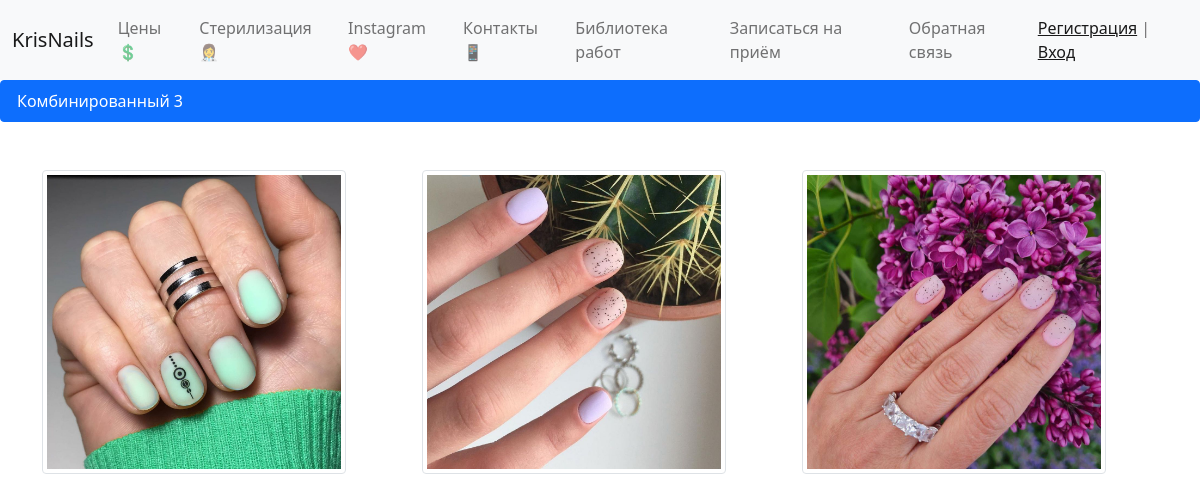
The page /services/works/1 on the database as committed earlier.
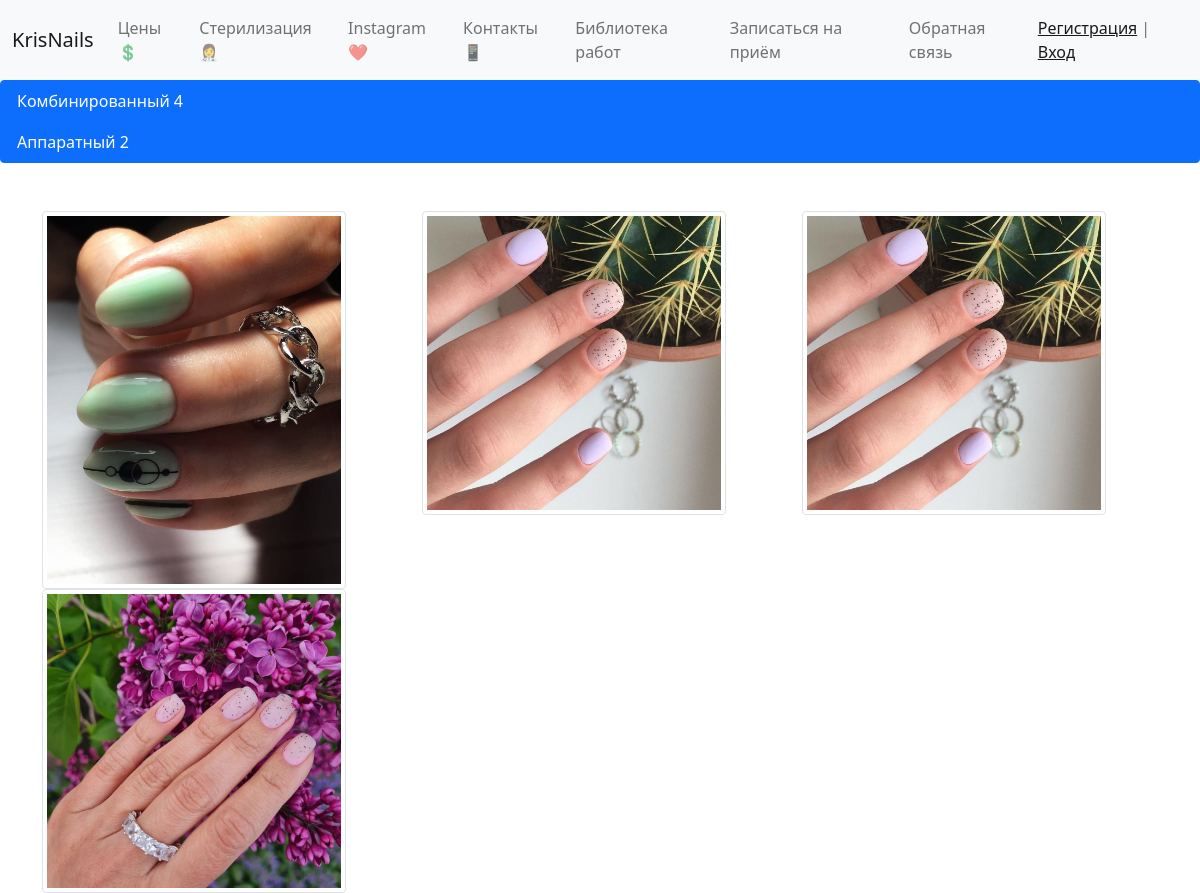
The same page on the database as committed later.
### services/models.py (models this page shows, shortened)
class Category(models.Model):
    category_name = models.CharField(max_length=150, verbose_name='Тип услуги')
    content = models.TextField(verbose_name='Описание услуги', blank=True)
    price = models.IntegerField(verbose_name='Стоимость')
    duration = models.CharField(blank=True, max_length=100, verbose_name='продолжительность')
    created_at = models.DateTimeField(auto_now_add=True, verbose_name='Дата добавления услуги')
    updated_at = models.DateTimeField(auto_now=True, verbose_name='Дата изменения')
    is_published = models.BooleanField(default=True, verbose_name='Опубликовано')
    def __str__(self):
        return self.category_name
    class Meta:
        verbose_name = 'Категория'
        verbose_name_plural = 'Категории'
    def get_absolute_url(self):
        return reverse('services:show_works_by_category', kwargs={'category_id': self.pk})

class Visit(models.Model):
    client = models.ForeignKey(Client, on_delete=models.SET_NULL, null=True, verbose_name='Клиент', blank=True)
    category = models.ForeignKey(Category, on_delete=models.PROTECT, verbose_name='Услуга', blank=True)
    additional = models.ManyToManyField(Additional, blank=True, verbose_name='Доп. услуги')
    work_date = models.DateTimeField(auto_now_add=True, verbose_name='Дата визита', blank=True)
    price = models.IntegerField(default='250', verbose_name='Стоимость', blank=True)
    duration = models.DurationField(default='03:00:00', help_text='часы:минуты:секунды',
                                    verbose_name='Длительность процедуры', blank=True)
    content = models.TextField(blank=True, verbose_name='Описание процедуры')
    created_at = models.DateTimeField(auto_now_add=True, verbose_name='Дата добавления')
    updated_at = models.DateTimeField(auto_now=True, verbose_name='Дата изменения')
    is_published = models.BooleanField(default=False, verbose_name='Опубликовано')
    photo_before = models.ImageField(upload_to='photo/visits/before/%Y/%m/%d', blank=True, verbose_name='Фото до')
    photo_after = models.ImageField(upload_to='photo/visits/after/%Y/%m/%d', blank=True, verbose_name='Фото после')
    class Meta:
        verbose_name = 'Визит'
        verbose_name_plural = 'Визиты'
        ordering = ['-work_date']
    def get_absolute_url(self):
        return reverse('services:show_work', kwargs={'pk': self.pk})

### services/views.py (the view)
# urls.py: path('works/<int:category_id>', views.WorksByCategory.as_view(), name='show_works_by_category'),
class WorksByCategory(ListView):
    model = Visit
    context_object_name = 'visits_list'
    template_name = 'services/show_works_by_category.html'
    def get_queryset(self):
        return Visit.objects.filter(category_id=self.kwargs['category_id'], is_published=True,
                                    photo_after__contains='jpg')
    def get_context_data(self, *, object_list=None, **kwargs):
        context = super().get_context_data(**kwargs)
        context['title'] = Category.objects.get(pk=self.kwargs['category_id'])
        return context

### services/templatetags/services_tags.py (called while the page is built)
@register.inclusion_tag('services/list_categories.html')
def show_categories():
    categories_list = Category.objects.filter(is_published=True)
    categories_list = Category.objects.annotate(cnt=Count('visit', filter=F('visit__is_published'))).filter(cnt__gt=0)
    return {'categories_list': categories_list}

### services/templates/services/show_works_by_category.html (shortened to what this page needs)
{% extends 'base.html' %}
{% load services_tags %}
{% block adress %}
{% show_categories %}
{% endblock %}
{% block main %}
<div class="container">
    <div class="row mt-5">
        {% for step in visits_list %}
        <div class="col-md-4">
            <a href="{{ step.get_absolute_url }}"> <img src="{{ step.photo_after.url }}" class="img-fluid img-thumbnail" width="304" height="236"/>
            </a>
        </div>
        {% endfor %}
    </div>
</div>
{% endblock %}

### services/templates/services/list_categories.html
<div class="list-group">
    {% for item in categories_list %}
    <a href="{{ item.get_absolute_url }}" class="list-group-item list-group-item-action active"
       aria-current="true">{{ item.category_name }} {{item.cnt}} </a>
    {% endfor %}
</div>

Rows that differ between the two databases and show on the page:
no longer on this page (row edited): Visit: photo_after (picture)
changed Category "Комбинированный": cnt "3" → "4"
now on this page (row unchanged): Category: category_name "Аппаратный", cnt "2"
added Visit: photo_after (picture)
added Visit: photo_after (picture)
